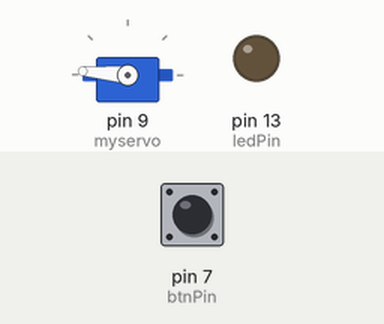
Recording of a sketch running on a simulated Arduino Uno, built with avr-gcc and run on an emulated ATmega328P. Parts: servo, output pins drawn as LEDs (lit = HIGH). The test bench sets the inputs (shaded band); at power-on: pin 7 (btnPin) HIGH. Random numbers use the default seed unless the sketch sets one.

Above: at 1.2 s.
1.3 s: pin 7 (btnPin) pulled LOW for 0.15 s
At 3.5 s:
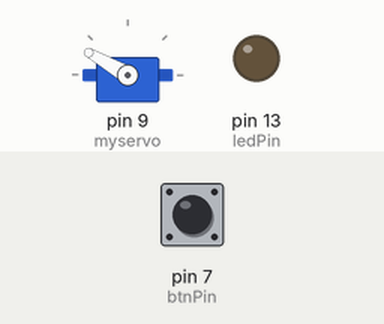
At 6.9 s:
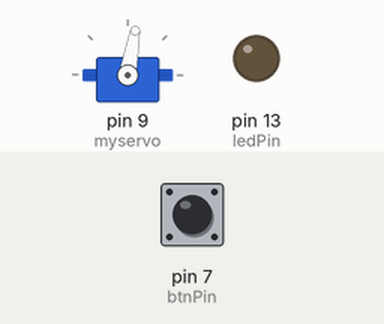
7.4 s: pin 7 (btnPin) pulled LOW for 1 s
At 13.7 s:
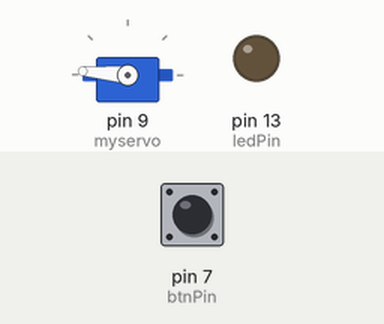
Timing chart, 0 to 17.1 s (numbered marks = the images above; inputs shaded):
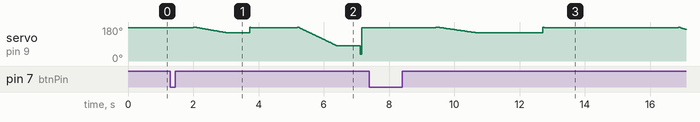

The sketch:

uselessbox.ino
```cpp
#include <Servo.h>

Servo myservo;  // create servo object to control a servo
// twelve servo objects can be created on most boards

const int ledPin = 13;
const int btnPin = 7;

#define SERVO_CLOSED   175
#define SERVO_SWITCH  35
#define SERVO_OPEN    80
#define SERVO_LOOM    150

int pos = 0;    // variable to store the servo position

void setup()
{
  pinMode(ledPin, OUTPUT);
  pinMode(btnPin, INPUT_PULLUP);
  myservo.attach(9);  // attaches the servo on pin 9 to the servo object
  myservo.write(SERVO_CLOSED);
}

void waitForHigh()
{
  while(digitalRead(btnPin) == LOW);
  delay(50);
}

void moveSlowly(int to, int speed)
{
  for (pos = 180; pos >= to; pos -= 1) { // goes from 180 degrees to 0 degrees
    myservo.write(pos);              // tell servo to go to position in variable 'pos'
    delay(speed);                       // waits 15ms for the servo to reach the position
  }
}

void justlooking(int del)
{
  delay(3*del/6);
  moveSlowly(SERVO_OPEN, random(3, 50));
  delay(3*del/6);
}

void justlooming(int del)
{
  delay(3*del/6);
  moveSlowly(SERVO_LOOM, random(3, 50));
  delay(3*del/6);
}

void lookandhide(int del)
{
  delay(3*del/6);
  moveSlowly(SERVO_OPEN, random(3, 50));
  delay(3*del/6);
  moveSlowly(SERVO_CLOSED, random(3, 50));
  delay(del/6);
}

void loop()
{
  if( digitalRead(btnPin) == LOW )
  {
    int rndDelay = random(200, 8000);
    int rndSelect = random(1,6);
    /*for (pos = 0; pos <= 180; pos += 1) { // goes from 0 degrees to 180 degrees
      // in steps of 1 degree
      myservo.write(pos);              // tell servo to go to position in variable 'pos'
      delay(15);                       // waits 15ms for the servo to reach the position
    }*/
    switch(rndSelect) {
      case 1:
          moveSlowly(SERVO_SWITCH, random(3, 25));
          break;
      case 2:
          justlooking(rndDelay);
          myservo.write(SERVO_SWITCH);
          break;
      case 3:
          lookandhide(rndDelay);
          myservo.write(SERVO_SWITCH);
          break;
      case 4:
          justlooming(rndDelay);
          myservo.write(SERVO_SWITCH);
          break;
      case 5:
          justlooming(rndDelay);
          moveSlowly(SERVO_CLOSED, random(3, 25));
          delay(3*rndDelay/6);
          justlooking(rndDelay);
          myservo.write(SERVO_SWITCH);
          break;
      default:
          delay(rndDelay);
          myservo.write(SERVO_SWITCH);
          break;
    }
    waitForHigh();
  } else {
    myservo.write(SERVO_CLOSED);
  }

  /*
  for (pos = 180; pos >= 0; pos -= 1) { // goes from 180 degrees to 0 degrees
    myservo.write(pos);              // tell servo to go to position in variable 'pos'
    delay(15);                       // waits 15ms for the servo to reach the position
  }
  */
}
```
